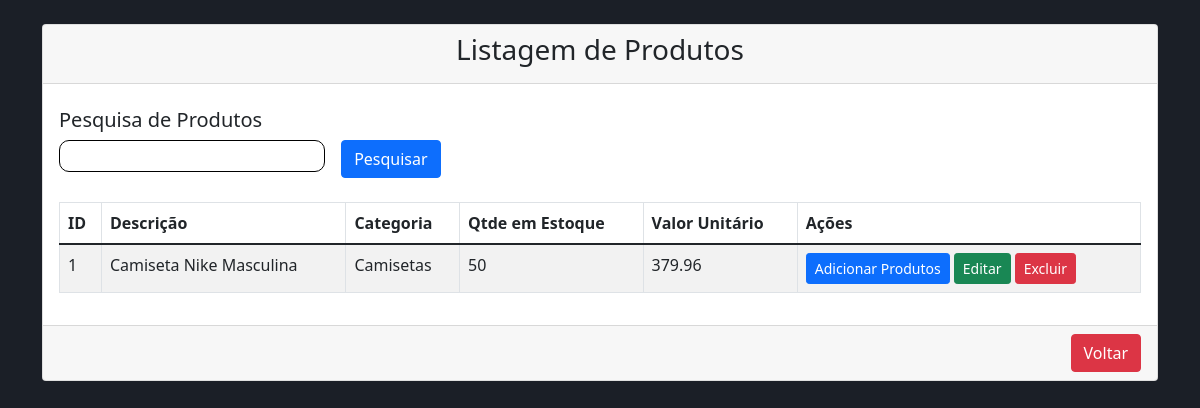
/view/produto/lstProdutos.php?busca=Camiseta Nike Masculina (signed in), run on the app's committed database.
### tables this page shows
CREATE TABLE `produto` (
  `id` int(11) NOT NULL,
  `descricao` varchar(100) DEFAULT NULL,
  `qtde_estoque` int(11) DEFAULT NULL,
  `valor_unitario` decimal(10,2) DEFAULT NULL,
  `idCategoria` int(11) DEFAULT NULL
);

CREATE TABLE `categoria` (
  `id` int(11) NOT NULL,
  `descricao` varchar(50) NOT NULL
);

### dao/ProdutoDao.php (called while the page is built, shortened)
<?php
include_once 'C:\xampp\htdocs\Sistema-VendasPHP\model\Produto.php';
class ProdutoDao {
    public function findByDescricao(string $descricao) {
        $sql = "SELECT * FROM produto WHERE descricao LIKE :descricao ORDER BY descricao;";
        $conn = Conexao::conectar();
        $query = $conn->prepare($sql);
        $query->bindValue(':descricao', '%' . $descricao . '%', \PDO::PARAM_STR);
        $query->execute();
        $linhas = $query->fetchAll(\PDO::FETCH_ASSOC);
        $produtos = [];
        foreach ($linhas as $linha) {
            $produto = new Produto();
            $produto->setId($linha['id']);
            $produto->setDescricao($linha['descricao']);
            $produto->setQtdeEstoque($linha['qtde_estoque']);
            $produto->setValorUnitario($linha['valor_unitario']);
            $produto->setIdCategoria($linha['idCategoria']);
            $produtos[] = $produto;
        }
        return $produtos;
    }
}
?>

### bll/ProdutoBll.php (called while the page is built, shortened)
<?php
include_once 'C:\xampp\htdocs\Sistema-VendasPHP\dao\ProdutoDao.php';
class ProdutoBll {
    public function findByDescricao(string $descricao) {
        $dao = new ProdutoDao();
        return $dao->findByDescricao($descricao);
    }
}
?>

### model/Produto.php (called while the page is built, shortened)
<?php
class Produto {
    private $id;
    private $descricao;
    private $qtdeEstoque;
    private $valorUnitario;
    public function getId() {
        return $this->id;
    }
    public function setId(int $id) {
        return $this->id = $id;
    }
    public function getDescricao() {
        return $this->descricao;
    }
    public function setDescricao(string $descricao) {
        return $this->descricao = $descricao;
    }
    public function setIdCategoria(int $idCategoria) {
        return $this->idCategoria = $idCategoria;
    }
    public function getQtdeEstoque() {
        return $this->qtdeEstoque;
    }
    public function setQtdeEstoque(int $qtdeEstoque) {
        return $this->qtdeEstoque = $qtdeEstoque;
    }
    public function getValorUnitario() {
        return $this->valorUnitario;
    }
    public function setValorUnitario(float $valorUnitario) {
        return $this->valorUnitario = $valorUnitario;
    }
}

### dao/CategoriaDao.php (called while the page is built, shortened)
<?php
include_once 'C:\xampp\htdocs\Sistema-VendasPHP\model\Categoria.php';
class CategoriaDao {
    public function findById(int $id) {
        $sql = "SELECT * FROM categoria WHERE id = :id;";
        $conn = Conexao::conectar();
        $query = $conn->prepare($sql);
        $query->bindValue(':id', $id, \PDO::PARAM_INT);
        $query->execute();
        $linha = $query->fetch(\PDO::FETCH_ASSOC);
        $categoria = new Categoria();
        $categoria->setId($linha['id']);
        $categoria->setDescricao($linha['descricao']);
        return $categoria;
    }
}
?>

### bll/CategoriaBll.php (called while the page is built, shortened)
<?php
include_once 'C:\xampp\htdocs\Sistema-VendasPHP\dao\CategoriaDao.php';
class CategoriaBll {
    public function findById(int $id) {
        $dao = new CategoriaDao();
        return $dao->findById($id);
    }
}
?>

### model/Categoria.php (called while the page is built, shortened)
<?php
class Categoria {
    private $descricao;
    public function getDescricao() {
        return $this->descricao;
    }
    public function setDescricao(string $descricao) {
        $this->descricao = $descricao;
    }
}
?>

### view/produto/lstProdutos.php (the view, shortened to what this page needs)
<?php
include_once '../../bll/ProdutoBll.php';
include_once '../../bll/CategoriaBll.php';
$bll = new ProdutoBll();
$categoriaBll = new CategoriaBll();
if (isset($_GET['busca'])) {
    $busca = $_GET['busca'];
} else {
    $busca = null;
}
if ($busca == null) {
    $lstProduto = $bll->findAll();
} else {
    $lstProduto = $bll->findByDescricao($busca);
}
?>
<!DOCTYPE html>
<html>
<head>
    <link href="https://cdn.jsdelivr.net/npm/bootstrap@5.1.3/dist/css/bootstrap.min.css" rel="stylesheet">
    <link rel="stylesheet" href="../../view/css/formatacao.css">
</head>
<body>
    <div class="container mt-4">
        <div class="row">
            <div class="col-md-12">
                <div class="card">
                    <div class="card-header">
                        <h3>Listagem de Produtos</h4>
                    </div>
                    <div class="card-search">
                        <form action="../produto/lstProdutos.php" method="GET" id="" class="">
                            <h5>Pesquisa de Produtos</h5>
                            <div class="teste">
                                <input type="text" class="input-pesquisa" id="txtBusca" name="busca">
                                <button type="submit" class="btn btn-primary float-end"><span>Pesquisar</span></button>
                            </div>
                        </form>
                    </div>
                    <div class="card-body">
                        <table class="table table-bordered table-striped">
                            <thead>
                                <tr>
                                    <th>ID</th>
                                    <th>Descrição</th>
                                    <th>Categoria</th>
                                    <th>Qtde em Estoque</th>
                                    <th>Valor Unitário</th>
                                    <th>Ações</th>
                                </tr>
                            </thead>
                            <tbody>
                                <?php foreach ($lstProduto as $produto) { ?>
                                    <tr>
                                        <td>
                                            <?php echo $produto->getId(); ?>
                                        </td>
                                        <td>
                                            <?php echo $produto->getDescricao(); ?>
                                        </td>
                                        <td>
                                            <?php $categoria = $categoriaBll->findById($produto->getIdCategoria());
                                            echo $categoria->getDescricao();
                                            ?>
                                        </td>
                                        <td>
                                            <?php echo $produto->getQtdeEstoque(); ?>
                                        </td>
                                        <td>
                                            <?php echo $produto->getValorUnitario(); ?>
                                        </td>
                                        <td>
                                            <a href="addProduto.php" class="btn btn-primary btn-sm">Adicionar
                                                Produtos</a>
                                            <a href="attProduto.php?id=<?= $produto->getId(); ?>"
                                                class="btn btn-success btn-sm">Editar</a>
                                            <a onclick="JavaScript:remover(<?php echo $produto->getId(); ?>)"
                                                class="btn btn-danger btn-sm">Excluir</a>
                                        </td>
                                    </tr>
                                <?php } ?>
                            </tbody>
                        </table>
                    </div>
                    <div class="card-footer">
                        <h4>
                            <a href="../control-painel/controlPainel.php" class="btn btn-danger float-end">Voltar</a>
                        </h4>
                    </div>
                </div>
            </div>
        </div>
    </div>
</body>
</html>

### view/css/formatacao.css (style rules this page uses)
:root { --white-color: #fff; --white-smoke-color: #F9F9F9; --black-color: #000; --red-color: #CF3C3F; --light-grey-color: #ECECEC; --grey-color: #C4C4C4; --medium-grey-color: #a7a7a7; --deep-grey-color: #343434; --blue-color: #1B77F3; --dark-blue-color: #1B1F27; }
body { width: 100%; height: 100vh; background-color: var(--dark-blue-color); }
.container { width: 100%; height: 100%; }
.card-search { width: 80%; display: flex; flex-direction: column; margin-top: 1rem; padding: 0.5rem 1rem; }
.card-search .teste { display: flex; flex-direction: row; justify-content: flex-start; }
.input-pesquisa { all: unset; width: 30%; height: 1.5rem; border: 1px solid black; border-radius: 10px; padding: .2rem; margin-right: 1rem; font-size: .8rem; }
h3 { text-align: center; }

### data on the page
produto: id "1", descricao "Camiseta Nike Masculina", idCategoria.descricao "Camisetas", qtde_estoque "50", valor_unitario "379.96"
